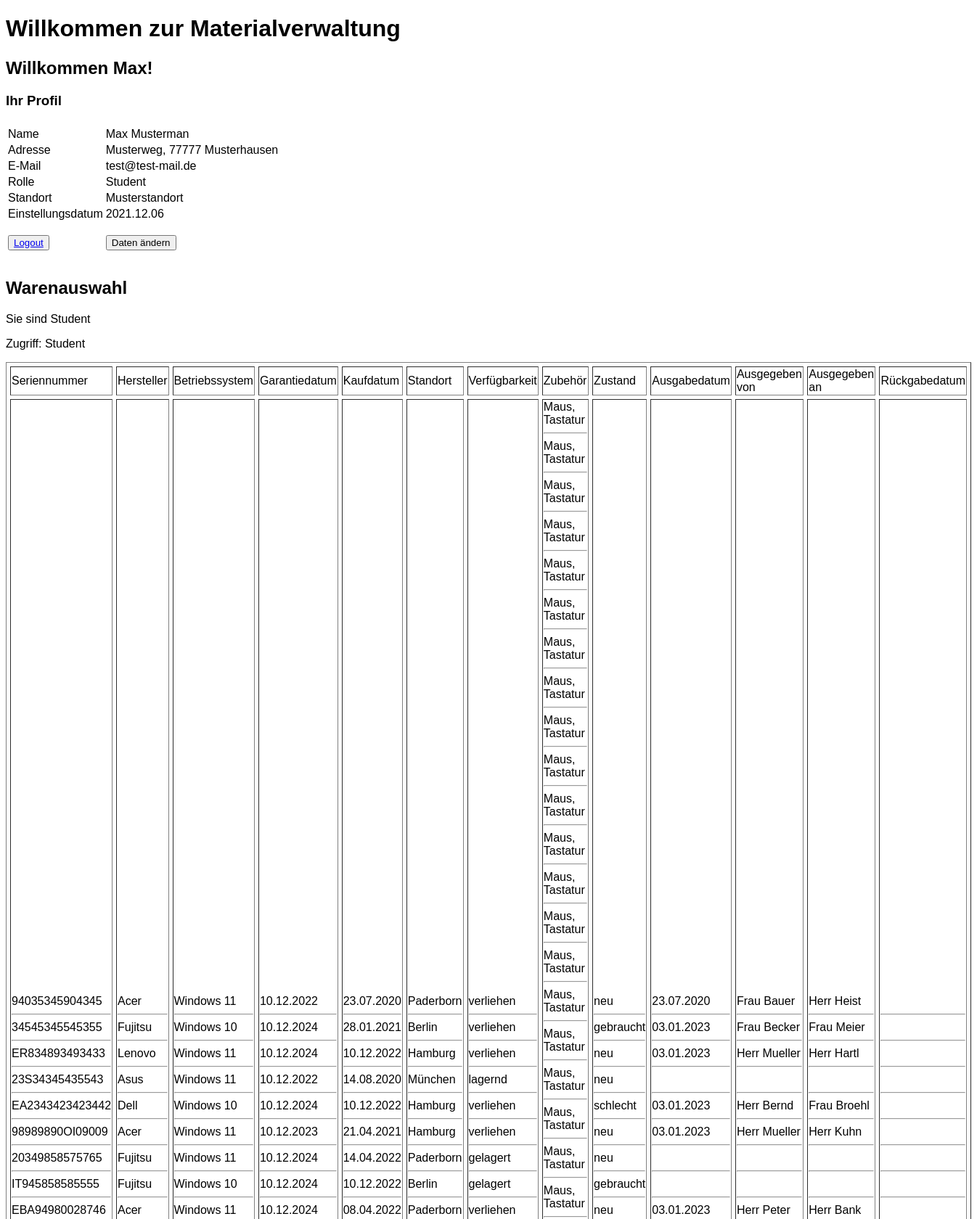
The page /verwaltung.php (signed in, upper part) on the database its author committed.
### tables this page shows
CREATE TABLE IF NOT EXISTS accounts(
	id					INT UNSIGNED NOT NULL PRIMARY KEY AUTO_INCREMENT,
    email				VARCHAR(100) NOT NULL,
    nachname			VARCHAR(100) NOT NULL,
    vorname				VARCHAR(100) NOT NULL,
    ort					VARCHAR(100) NOT NULL,	
    strasse				VARCHAR(100) NOT NULL,
    hausnummer			VARCHAR(100) NOT NULL,
    plz					VARCHAR(100) NOT NULL,
    standort			VARCHAR(100) NOT NULL,
	rolle				VARCHAR(100) NOT NULL,
    passwort			VARCHAR(100) NOT NULL,
    mitarbeiternr		VARCHAR(100),
    einstellungsdatum	VARCHAR(100) NOT NULL
);

create table if not exists hardware(
	seriennummer			varchar(100),
    hersteller				varchar(100),
    kaufdatum				varchar(100),
    garantieablaufdatum		varchar(100),
    betriebssystem			varchar(100),
    zubehoer				varchar(100),
    ausgegebenVon			varchar(100),
    ausgegebenAn			varchar(100),
    ausgabedatum			varchar(100),
    rueckgabedatum			varchar(100),
    standort				varchar(100),
    zustand					varchar(100),
    verfuegbarkeit			varchar(100)
);

### verwaltung.php (the view, shortened to what this page needs)
<!DOCTYPE html>
<html>
<head>
    <link href="inventartools/css.css" rel="stylesheet" type="text/css"/>
</head>
<body>
    <h1>Willkommen zur Materialverwaltung</h1>
    <?php
    if (isset($_SESSION['id'])) {
        $connect = new mysqli("localhost", "root", "", "inventarisierung");
        $sqlstmt = "SELECT vorname FROM accounts WHERE id = " . $_SESSION['id'];
        $query = mysqli_query($connect,$sqlstmt);
        while($x=mysqli_fetch_array($query)){
            $username = $x['vorname'];
                    echo "<h2>Willkommen " . $username . "!</h2>";
        }
    } else {
        session_unset();
        session_destroy();
        header("location: login.php");
        exit();
    }
?>
<table>
<tr><h3>Ihr Profil</h3></tr>
    <tr>
        <td>Name</td>
                                <td><?php
                                    $connect = new mysqli("localhost", "root", "", "inventarisierung");
                                    $sqlstmt = "SELECT vorname, nachname FROM accounts WHERE id = " . $_SESSION['id'];
                                    $query = mysqli_query($connect,$sqlstmt);
                                    while($x=mysqli_fetch_array($query)){
                                        $vorname = $x['vorname'];
                                        $nachname = $x['nachname'];
                                                echo $vorname . " " . $nachname;
                                    }
                                ?></td>
    </tr>
    <tr>
        <td>Adresse</td>
                                <td><?php
                                    $connect = new mysqli("localhost", "root", "", "inventarisierung");
                                    $sqlstmt = "SELECT strasse, plz, ort FROM accounts WHERE id = " . $_SESSION['id'];
                                    $query = mysqli_query($connect,$sqlstmt);
                                    while($x=mysqli_fetch_array($query)){
                                        $strasse = $x['strasse'];
                                        $plz = $x['plz'];
                                        $ort = $x['ort'];
                                                echo $strasse . ", " . $plz . " " . $ort;
                                    }
                                ?></td>
    </tr>
    <tr>
        <td>E-Mail</td>
                                <td><?php
                                    $connect = new mysqli("localhost", "root", "", "inventarisierung");
                                    $sqlstmt = "SELECT email FROM accounts WHERE id = " . $_SESSION['id'];
                                    $query = mysqli_query($connect,$sqlstmt);
                                    while($x=mysqli_fetch_array($query)){
                                        $email = $x['email'];
                                                echo $email;
                                    }
                                ?></td>
    </tr>
    <tr>
        <td>Rolle</td>
                                <td><?php
                                    $connect = new mysqli("localhost", "root", "", "inventarisierung");
                                    $sqlstmt = "SELECT rolle FROM accounts WHERE id = " . $_SESSION['id'];
                                    $query = mysqli_query($connect,$sqlstmt);
                                    while($x=mysqli_fetch_array($query)){
                                        $rolle = $x['rolle'];
                                                echo $rolle;
                                    }
                                ?></td>
    </tr>
    <tr>
        <td>Standort</td>
                                <td><?php
                                    $connect = new mysqli("localhost", "root", "", "inventarisierung");
                                    $sqlstmt = "SELECT standort FROM accounts WHERE id = " . $_SESSION['id'];
                                    $query = mysqli_query($connect,$sqlstmt);
                                    while($x=mysqli_fetch_array($query)){
                                        $standort = $x['standort'];
                                                echo $standort;
                                    }
                                ?></td>
    </tr>
    <tr>
        <td>Einstellungsdatum</td>
                                <td><?php
                                    $connect = new mysqli("localhost", "root", "", "inventarisierung");
                                    $sqlstmt = "SELECT einstellungsdatum FROM accounts WHERE id = " . $_SESSION['id'];
                                    $query = mysqli_query($connect,$sqlstmt);
                                    while($x=mysqli_fetch_array($query)){
                                        $einstellungsdatum = $x['einstellungsdatum'];
                                                echo $einstellungsdatum;
                                    }
                                ?></td>
    </tr>
    <tr>
    <td>
    <p><button type="submit" name="logout"><a href="login.php" class="button" name="logout">Logout</button></a></p>
    </td>
                               <td><button type="submit" name="changedata">Daten &auml;ndern</button></td></tr>
</table>
<p>
<h2>Warenauswahl</h2>
<?php
                    $connect = new mysqli("localhost", "root", "", "inventarisierung");
                    $sqlstmt = "SELECT rolle FROM accounts WHERE id = " . $_SESSION['id'];
                    $query = mysqli_query($connect,$sqlstmt);
                    while($x=mysqli_fetch_array($query)){
                        $rolle = $x['rolle'];
                                echo "Sie sind " . $rolle;
                    }
                    if($rolle == "Mitarbeiter") {
                        echo "Zugriff: Mitarbeiter";
                    }
                    else {
                        if($rolle == "Student")
                        echo "Zugriff: Student";
                    }
        ?>
<table cellpadding="1em" cellspacing="5em" border="1px">
<tr>
    <td>Seriennummer </td>
    <td>Hersteller</td>
    <td>Betriebssystem</td>
    <td>Garantiedatum</td>
    <td>Kaufdatum</td>
    <td>Standort</td>
    <td>Verf&uuml;gbarkeit</td>
    <td>Zubeh&ouml;r</td>
    <td>Zustand</td>
    <td>Ausgabedatum</td>
    <td>Ausgegeben von</td>
    <td>Ausgegeben an</td>
    <td>R&uuml;ckgabedatum</td>
</tr>
    <tr>
        <td>
        <?php
                    $connect = new mysqli("localhost", "root", "", "inventarisierung");
                    $sqlstmt = "SELECT seriennummer FROM hardware";
                    $query = mysqli_query($connect,$sqlstmt);
                    while($x=mysqli_fetch_array($query)){
                        $seriennr = $x['seriennummer'];
                        echo $seriennr . "<br>";
                        echo "<hr>";
                    }
        ?>
        </td>
        <td>
        <?php
                $connect = new mysqli("localhost", "root", "", "inventarisierung");
                $sqlstmt = "SELECT hersteller FROM hardware";
                $query = mysqli_query($connect,$sqlstmt);
                    while($x=mysqli_fetch_array($query)){
                        $hersteller = $x['hersteller'];
                        echo $hersteller . "<br>";
                        echo "<hr>";
                    }
        ?>
        </td>
        <td>
        <?php
                $connect = new mysqli("localhost", "root", "", "inventarisierung");
                $sqlstmt = "SELECT betriebssystem FROM hardware";
                $query = mysqli_query($connect,$sqlstmt);
                    while($x=mysqli_fetch_array($query)){
                        $betriebssystem = $x['betriebssystem'];
                        echo $betriebssystem . "<br>";
                        echo "<hr>";
                    }
        ?>
        </td>
        <td>
        <?php
                $connect = new mysqli("localhost", "root", "", "inventarisierung");
                $sqlstmt = "SELECT garantieablaufdatum FROM hardware";
                $query = mysqli_query($connect,$sqlstmt);
                    while($x=mysqli_fetch_array($query)){
                        $garantiedatum = $x['garantieablaufdatum'];
                        echo $garantiedatum . "<br>";
                        echo "<hr>";
                    }
        ?>
        </td>
        <td>
        <?php
                $connect = new mysqli("localhost", "root", "", "inventarisierung");
                $sqlstmt = "SELECT kaufdatum FROM hardware";
                $query = mysqli_query($connect,$sqlstmt);
                    while($x=mysqli_fetch_array($query)){
                        $kaufdatum = $x['kaufdatum'];
                        echo $kaufdatum . "<br>";
                        echo "<hr>";
                    }
        ?>
        </td>
        <td>
        <?php
                $connect = new mysqli("localhost", "root", "", "inventarisierung");
                $sqlstmt = "SELECT standort FROM hardware";
                $query = mysqli_query($connect,$sqlstmt);
                    while($x=mysqli_fetch_array($query)){
                        $standort = $x['standort'];
                        echo $standort . "<br>";
                        echo "<hr>";
                    }
        ?>
        </td>
        <td>
        <?php
                $connect = new mysqli("localhost", "root", "", "inventarisierung");
                $sqlstmt = "SELECT verfuegbarkeit FROM hardware";
                $query = mysqli_query($connect,$sqlstmt);
                    while($x=mysqli_fetch_array($query)){
                        $verfuegbarkeit = $x['verfuegbarkeit'];
                        echo $verfuegbarkeit . "<br>";
                        echo "<hr>";
                    }
        ?>
        </td>
        <td>
        <?php
                $connect = new mysqli("localhost", "root", "", "inventarisierung");
                $sqlstmt = "SELECT zubehoer FROM hardware";
                $query = mysqli_query($connect,$sqlstmt);
                    while($x=mysqli_fetch_array($query)){
                        $zubehoer = $x['zubehoer'];
                        echo $zubehoer . "<br>";
                        echo "<hr>";
                    }
        ?>
        </td>
        <td>
        <?php
                $connect = new mysqli("localhost", "root", "", "inventarisierung");
                $sqlstmt = "SELECT zustand FROM hardware";
                $query = mysqli_query($connect,$sqlstmt);
                    while($x=mysqli_fetch_array($query)){
                        $zustand = $x['zustand'];
                        echo $zustand . "<br>";
                        echo "<hr>";
                    }
        ?>
        </td>
        <td>
        <?php
                $connect = new mysqli("localhost", "root", "", "inventarisierung");
                $sqlstmt = "SELECT ausgabedatum FROM hardware";
                $query = mysqli_query($connect,$sqlstmt);
                    while($x=mysqli_fetch_array($query)){
                        $ausgabedatum = $x['ausgabedatum'];
                        echo $ausgabedatum . "<br>";
                        echo "<hr>";
                    }
        ?>
        </td>
        <td>
        <?php
                $connect = new mysqli("localhost", "root", "", "inventarisierung");
                $sqlstmt = "SELECT ausgegebenVon FROM hardware";
                $query = mysqli_query($connect,$sqlstmt);
                    while($x=mysqli_fetch_array($query)){
                        $ausgegebenVon = $x['ausgegebenVon'];
                        echo $ausgegebenVon . "<br>";
                        echo "<hr>";
                    }
        ?>
        </td>
        <td>
        <?php
                $connect = new mysqli("localhost", "root", "", "inventarisierung");
                $sqlstmt = "SELECT ausgegebenAn FROM hardware";
                $query = mysqli_query($connect,$sqlstmt);
                    while($x=mysqli_fetch_array($query)){
                        $ausgegebenAn = $x['ausgegebenAn'];
                        echo $ausgegebenAn . "<br>";
                        echo "<hr>";
                    }
        ?>
        </td>
        <td>
        <?php
                $connect = new mysqli("localhost", "root", "", "inventarisierung");
                $sqlstmt = "SELECT rueckgabedatum FROM hardware";
                $query = mysqli_query($connect,$sqlstmt);
                    while($x=mysqli_fetch_array($query)){
                        $rueckgabedatum = $x['rueckgabedatum'];
                        echo $rueckgabedatum . "<br>";
                        echo "<hr>";
                    }
        ?>
        </td>
    </tr>
 </table>
</body>
</html>

### rows shown on the page
accounts: vorname "Max", nachname "Musterman", strasse "Musterweg", plz "77777", ort "Musterhausen", email "test@test-mail.de", rolle "Student", standort "Musterstandort", einstellungsdatum "2021.12.06"
hardware: seriennummer "94035345904345", ausgegebenAn "Herr Heist"
hardware: seriennummer "34545345545355", ausgegebenAn "Frau Meier"
hardware: seriennummer "ER834893493433", ausgegebenAn "Herr Hartl"
hardware: seriennummer "23S34345435543"
hardware: seriennummer "EA2343423423442", ausgegebenAn "Frau Broehl"
hardware: seriennummer "98989890OI09009", ausgegebenAn "Herr Kuhn"
hardware: seriennummer "20349858575765"
hardware: seriennummer "IT945858585555"
hardware: seriennummer "EBA94980028746", ausgegebenAn "Herr Bank"

### other values the page prints
$hersteller "Acer"
$hersteller "Fujitsu"
$hersteller "Lenovo"
$hersteller "Asus"
$hersteller "Dell"
$betriebssystem "Windows 11"
$betriebssystem "Windows 10"
$garantiedatum "10.12.2022"
$garantiedatum "10.12.2024"
$garantiedatum "10.12.2023"
$kaufdatum "23.07.2020"
$kaufdatum "28.01.2021"
$kaufdatum "10.12.2022"
$kaufdatum "14.08.2020"
$kaufdatum "21.04.2021"
